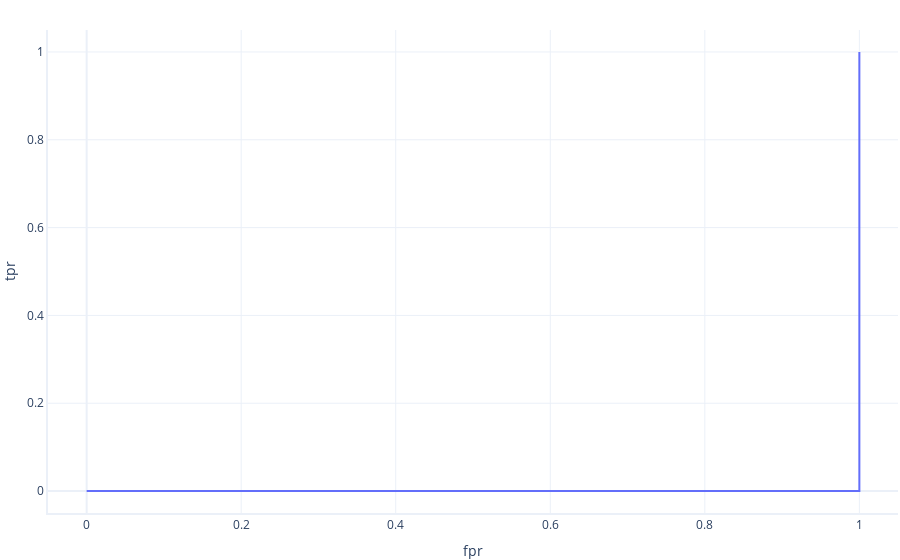

Notebook code for this chart:
### Code cell
# run our code to create the ROC curve
create_roc_curve(model.predict)

### Figure 1 — Plotly figure (JSON) as saved in the notebook; plotly's stock layout.template omitted (floating-point values rounded to 4 significant figures)
{"data": [{"hovertemplate": "fpr=%{x}<br>tpr=%{y}<extra></extra>", "legendgroup": "", "marker": {"color": "#636efa", "size": 17, "symbol": "circle"}, "mode": "lines", "name": "", "orientation": "v", "showlegend": false, "type": "scatter", "x": [1, 1, 1, 1, 1, 1, 1, 1, 1, 1, 1, 1, 1, 1, 1, 1, 1, 1, 1, 1, 1, 1, 1, 1, 1, 1, 1, 1, 1, 1, 1, 1, 1, 1, 1, 1, 1, 1, 1, 1, 1, 1, 1, 1, 1, 1, 1, 1, 1, 1, 1, 1, 1, 1, 1, 1, 1, 1, 1, 1, 1, 1, 1, 1, 1, 1, 1, 1, 1, 1, 1, 1, 1, 1, 1, 1, 1, 1, 1, 1, 1, 1, 1, 1, 1, 1, 1, 1, 1, 1, 1, 1, 1, 1, 1, 1, 1, 1, 1, 1, 0], "xaxis": "x", "y": [1, 0, 0, 0, 0, 0, 0, 0, 0, 0, 0, 0, 0, 0, 0, 0, 0, 0, 0, 0, 0, 0, 0, 0, 0, 0, 0, 0, 0, 0, 0, 0, 0, 0, 0, 0, 0, 0, 0, 0, 0, 0, 0, 0, 0, 0, 0, 0, 0, 0, 0, 0, 0, 0, 0, 0, 0, 0, 0, 0, 0, 0, 0, 0, 0, 0, 0, 0, 0, 0, 0, 0, 0, 0, 0, 0, 0, 0, 0, 0, 0, 0, 0, 0, 0, 0, 0, 0, 0, 0, 0, 0, 0, 0, 0, 0, 0, 0, 0, 0, 0], "yaxis": "y"}], "layout": {"legend": {"tracegroupgap": 0}, "xaxis": {"anchor": "y", "domain": [0, 1], "range": [-0.05, 1.05], "title": {"text": "fpr"}}, "yaxis": {"anchor": "x", "domain": [0, 1], "range": [-0.05, 1.05], "title": {"text": "tpr"}}}}
